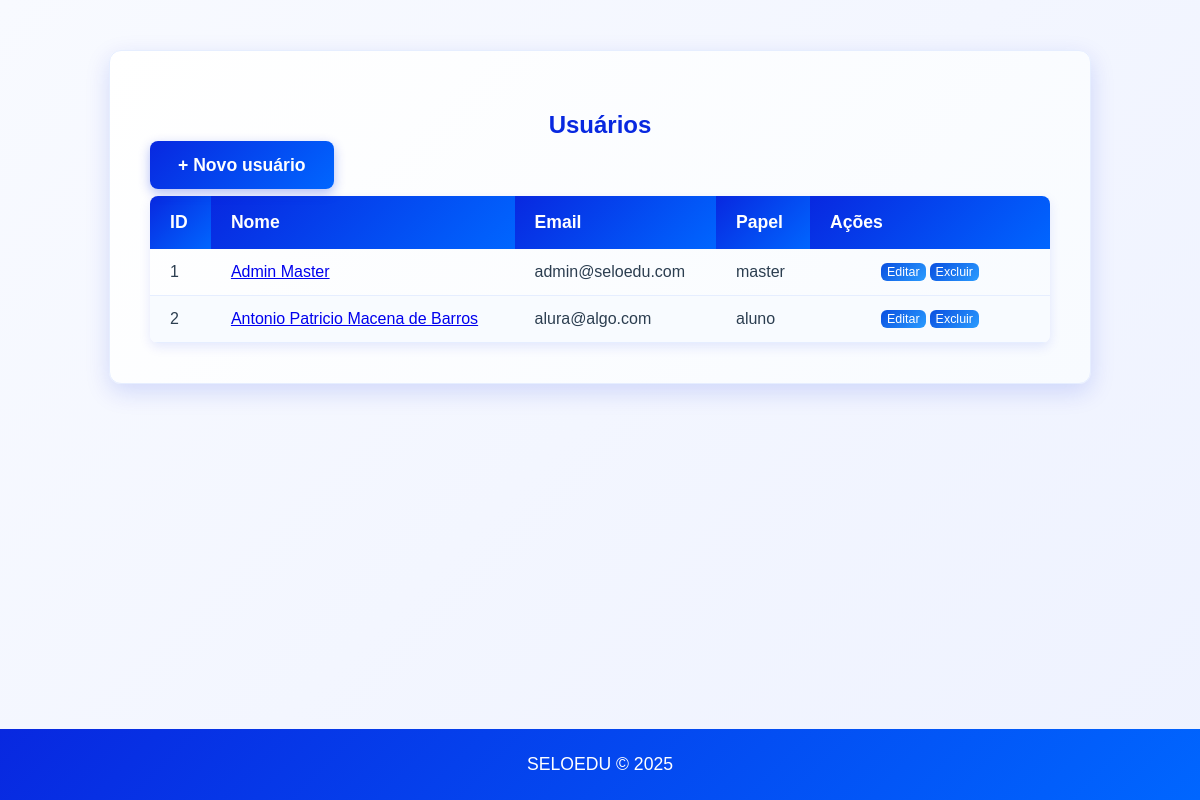
The app's page /users/, older data.
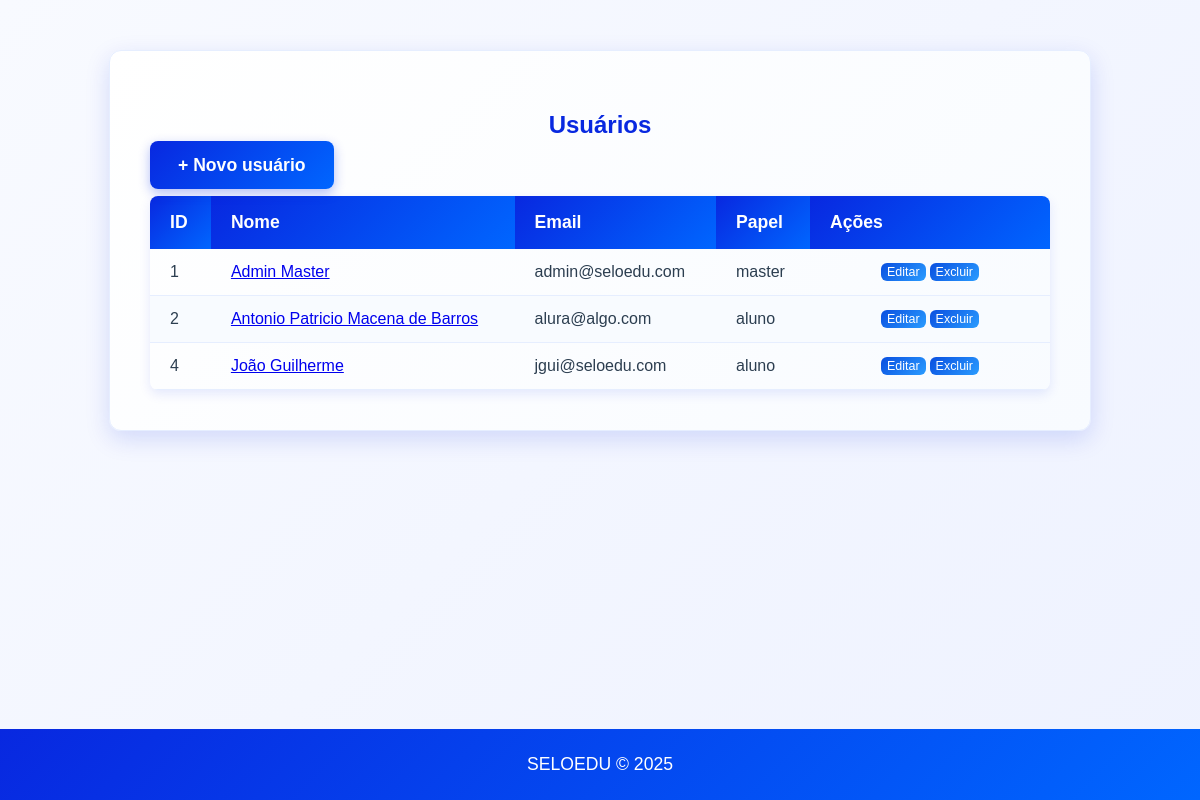
The same page, newer data.
### models/users.py (models this page shows, shortened)
class User(UserMixin, db.Model):
	__tablename__ = 'users'
	id = db.Column(db.Integer, primary_key=True)
	nome = db.Column(db.String(120), nullable=False)
	email = db.Column(db.String(150), unique=True, nullable=False)
	password_hash = db.Column(db.String(256), nullable=True)
	role = db.Column(db.String(50), default='user')
	ativo = db.Column(db.Boolean, default=True)
	profile = db.relationship('Profile', uselist=False, back_populates='user')

### views/users.py (the view)
    def list_users(self):
        try:
            users = User.query.filter_by(ativo=True).all()
            return render_template('users/index.html', usuarios=users)
        except Exception as e:
            flash(f'Erro ao carregar usuários: {str(e)}', 'error')
            return render_template('users/index.html', usuarios=[])

### templates/users/index.html (shortened to what this page needs)
{% extends "base.html" %}
{% block content %}
  <div class="users-container">
    <h2 class="users-header">Usuários</h2>
    <p><a class="button-home no-underline" href="{{ url_for('users.create') }}">+ Novo usuário</a></p>
    {% if usuarios %}
      <table>
        <thead>
          <tr>
            <th>ID</th>
            <th>Nome</th>
            <th>Email</th>
            <th>Papel</th>
            <th>Ações</th>
          </tr>
        </thead>
        <tbody>
          {% for u in usuarios %}
            <tr>
              <td>{{ u.id }}</td>
              <td><a href="{{ url_for('users.show', user_id=u.id) }}">{{ u.nome }}</a></td>
              <td>{{ u.email }}</td>
              <td>{{ u.role }}</td>
              <td class="actions">
                <div class="action-group">
                  <form action="{{ url_for('users.edit', user_id=u.id) }}" method="get" style="margin:0;display:inline-flex;">
                    <button type="submit" class="btn-small">Editar</button>
                  </form>
                  <form action="{{ url_for('users.delete', user_id=u.id) }}" method="post" style="margin:0;display:inline-flex;">
                    <button type="submit" class="btn-small">Excluir</button>
                  </form>
                </div>
              </td>
            </tr>
          {% endfor %}
        </tbody>
      </table>
    {% else %}
      <p>Nenhum usuário cadastrado.</p>
    {% endif %}
  </div>
{% endblock %}

### templates/base.html (shortened to what this page needs)
<!DOCTYPE html>
<html lang="pt-BR">
<head>
    <link rel="stylesheet" href="{{ url_for('static', filename='custom.css') }}">
</head>
<body>
    <main>
        {% block content %}{% endblock %}
    </main>
    <footer>
        <p>SELOEDU © 2025</p>
    </footer>
</body>
</html>

### Static/custom.css (style rules this page uses)
body { font-family: 'Arial', sans-serif; background: linear-gradient(135deg, #f8faff 0%, #eef2ff 100%); margin: 0; padding: 0; color: #2c3e50; display: flex; flex-direction: column; min-height: 100vh; }
main { flex: 1; padding: 20px; display: flex; flex-direction: column; align-items: center; }
footer { background: linear-gradient(135deg, #0828e0 0%, #0066ff 100%); color: white; text-align: center; padding: 25px; margin-top: auto; width: 100%; box-sizing: border-box; font-weight: 500; }
footer p { margin: 0; font-size: 1.1em; }
.button-home, .button-login { padding: 14px 28px; background: linear-gradient(135deg, #0828e0 0%, #0066ff 100%); border: none; color: white; font-size: 1.1em; border-radius: 8px; cursor: pointer; transition: all 0.3s ease; width: 220px; margin-top: 25px; font-weight: 600; box-shadow: 0 4px 12px rgba(8, 40, 224, 0.3); }
.users-container { background: linear-gradient(135deg, #ffffff 0%, #f8fbff 100%); padding: 40px; border-radius: 12px; box-shadow: 0 8px 25px rgba(8, 40, 224, 0.15); width: 100%; max-width: 900px; margin: 30px auto; border: 1px solid #e6eeff; }
table { width: 100%; border-collapse: collapse; margin-top: 20px; border-radius: 8px; overflow: hidden; box-shadow: 0 4px 12px rgba(8, 40, 224, 0.1); }
table th { background: linear-gradient(135deg, #0828e0 0%, #0066ff 100%); color: white; padding: 16px 20px; text-align: left; font-weight: 600; font-size: 1.1em; }
table td { padding: 14px 20px; border-bottom: 1px solid #e6eeff; color: #2c3e50; }
table tr:nth-child(even) { background-color: #f8fbff; }
.btn-small { padding: 2px 6px; font-size: 0.78em; border-radius: 6px; background: linear-gradient(135deg, #0a4fe0 0%, #2a9cff 100%); color: white; border: none; cursor: pointer; text-decoration: none; display: inline-block; vertical-align: middle; }
.action-group { display: flex; gap: 4px; align-items: center; justify-content: center; }
table td.actions { white-space: nowrap; width: 200px; }
.button-home, .btn-small, .no-underline { text-decoration: none; }
.users-header { text-align: center; color: #0828e0; margin-bottom: 16px; font-weight: 700; }

Row changes from the older to the newer data that the page shows:
added User: id "4", nome "João Guilherme", email "jgui@seloedu.com", role "aluno"
